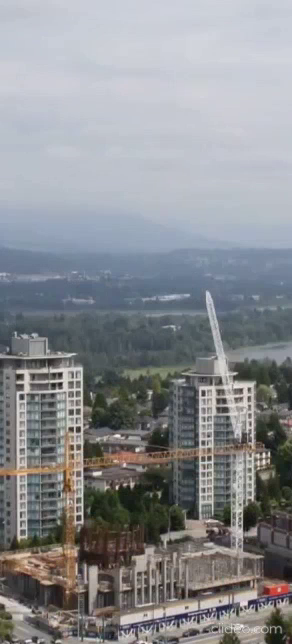
#> input picture frame 60 of video_building.mp4, 292 x 644 px
$ python 'Experiments1_morpho (changed threshold dynamically).py'   (older library calls are emulated)
#> lines starting #> are read from the running program, lines starting #| are printed output that depends on the picture; after the words box and inside, x2 and y2 are one past the last pixel; in counts of white or black regions, pixels touching at a corner belong together

# In[1]:
#   IMPORTING LIBRARIES
import numpy as np
import cv2
import time
from matplotlib import pyplot as plt
import os
from cv2.ximgproc import guidedFilter
from cv2.ximgproc import l0Smooth
import math

# In[2]:
#   INITIALIZING VARIABLES
DEBUG = False
color = (255,0,0)
count = 0
path = "HoughLines/"
canny_th_1 = 297
canny_th_2 = 327
canny_aperture_size = 3
GB_channel_size = 3
is_polygon = 0
#Houghlines_1 parameters
rho1 = 10
th1 = 1
minLineLength1 = 25
maxLineGap1 = 1
Thetares1 = (math.pi)/2

#Houghlines_2 parameters
rho2 = 10
th2 = 1
minLineLength2 = 1
maxLineGap2 = 1
Thetares2 = (math.pi)/2


pts1 = [ [190,0],
        [195,475],
        [292,500],
        [292,0]     ]
pts2 = [ [0,0],
        [40,0],
        [40,500],
        [0,500]     ]

# In[3]:
#   DEFINING FUNCTIONS
def my_polygon(img,pts):
    line_type = 8
    ppt = np.array(pts, np.int32)
    ppt = ppt.reshape((-1, 1, 2))
    img = cv2.fillPoly(img, [ppt], (0, 0, 0), line_type)
    return img

def Gabor_filtering(gray, ksize=111, sigma=10, gamma=1.2, lamda=10, phi=0, theta=0):
    kernel = cv2.getGaborKernel((ksize, ksize), sigma, theta, lamda, gamma, phi, ktype=cv2.CV_32F)
    # filtering
    out = cv2.filter2D(gray, cv2.CV_8UC3, kernel)
    out = np.clip(out, 0, 255)
    out = out.astype(np.uint8)
    return out

# Use 6 Gabor filters with different angles to perform feature extraction on the image
def Gabor_process(img):
    # get shape
    H, W, _ = img.shape
    # gray scale
    gray = cv2.cvtColor(img, cv2.COLOR_BGR2GRAY).astype(np.float32)
    # define angle
    As = [0, 1*np.pi/2]
    # prepare pyplot
    plt.subplots_adjust(left=0, right=1, top=1, bottom=0, hspace=0, wspace=0.2)
    out = np.zeros([H, W], dtype=np.float32)
    # each angle
    for i, A in enumerate(As):
        # gabor filtering
        _out = Gabor_filtering(gray, ksize=11, sigma=1.5, gamma=1.2, lamda=3, theta=A)
        # add gabor filtered image
        out += _out
    # scale normalization
    out = out / out.max() * 255
    out = out.astype(np.uint8)
    return out
def nothing(x):
    pass

# In[4]:
#   MAIN CODE
cap = cv2.VideoCapture("video_building.mp4")
cv2.namedWindow('Final_Frame')

#Create two sliders to control parameters respectively.
cv2.createTrackbar('is_polygon','Final_Frame',is_polygon,1,nothing) #canny lower threshold

cv2.createTrackbar('canny_th_lower','Final_Frame',canny_th_1,1000,nothing) #canny lower threshold
cv2.createTrackbar('canny_th_upper','Final_Frame',canny_th_2,1000,nothing) #canny upper threshold
cv2.createTrackbar('canny_aperture_size','Final_Frame',canny_aperture_size,7,nothing) #canny upper threshold

cv2.createTrackbar('Hough_rho_1','Final_Frame',rho1,50,nothing)
cv2.createTrackbar('Hough_1_th','Final_Frame',th1,100,nothing)
cv2.createTrackbar('minLineLength1','Final_Frame',minLineLength1,100,nothing)
cv2.createTrackbar('maxLineGap1','Final_Frame',maxLineGap1,100,nothing)

cv2.createTrackbar('Hough_rho_2','Final_Frame',rho2,50,nothing)
cv2.createTrackbar('Hough_2_th','Final_Frame',th2,100,nothing)
cv2.createTrackbar('minLineLength2','Final_Frame',minLineLength2,100,nothing)
cv2.createTrackbar('maxLineGap2','Final_Frame',maxLineGap2,100,nothing)

# reads frames from a camera
suc, img = cap.read()
#> img is the input picture: shape (644, 292, 3); mean B, G, R 144.2, 140.4, 138.3
if suc==False:
    print("No frame!!!")
    exit()
w,h,c = img.shape
#> w = 644; h = 292; c = 3
blank0 = np.zeros((w, h, c), dtype = "uint8")
Progress = blank0.copy()
r,g,b = 0,0,0
clahe = cv2.createCLAHE(clipLimit=2.0, tileGridSize=(8,8))
while True:
#Changing color
    if(b<255):
        b+=20
    if(b>=255):
        b=0
        if(g<255):
            g+=20
        if(g>=255):
            g=0
            if(r<255):
                r+=20
            if(r>=255):
                r=0
    suc, img = cap.read()
    if suc == False:
        break
    while True:
        guidelines_for_Hough2 = np.zeros((w, h),dtype = "uint8")
        #taking parameters from Trackbar.
        canny_th_1 = cv2.getTrackbarPos('canny_th_lower','Final_Frame')
        canny_th_2 = cv2.getTrackbarPos('canny_th_upper','Final_Frame')
        is_polygon = cv2.getTrackbarPos('is_polygon','Final_Frame')

        canny_aperture_size = cv2.getTrackbarPos('canny_aperture_size','Final_Frame')
        Hough_rho_1= cv2.getTrackbarPos('Hough_rho_1','Final_Frame')
        Hough_rho_2= cv2.getTrackbarPos('Hough_rho_2','Final_Frame')
        Hough_1_th = cv2.getTrackbarPos('Hough_1_th','Final_Frame')
        Hough_2_th = cv2.getTrackbarPos('Hough_2_th','Final_Frame')
        minLineLength1 = cv2.getTrackbarPos('minLineLength1','Final_Frame')
        minLineLength2 = cv2.getTrackbarPos('minLineLength2','Final_Frame')
        maxLineGap1 = cv2.getTrackbarPos('maxLineGap1','Final_Frame')
        maxLineGap2 = cv2.getTrackbarPos('maxLineGap2','Final_Frame')


        #Prevanting variables from becoming equal to zero.
        canny_th_1 = max(1,canny_th_1)
        canny_th_2 = max(1,canny_th_2 )
        Hough_rho_1= max(1,Hough_rho_1 )
        Hough_rho_2= max(1, Hough_rho_2)
        Hough_1_th = max(1,Hough_1_th )
        Hough_2_th = max(1, Hough_2_th)
        minLineLength1 = max(1,minLineLength1 )
        minLineLength2 = max(1,minLineLength2 )
        maxLineGap1 = max(1,maxLineGap1)
        maxLineGap2 = max(1, maxLineGap2)
        canny_aperture_size = max(3,canny_aperture_size)

        is_polygon = bool(is_polygon)

        if(DEBUG):
            print(1)
        img0 = img.copy()
        dst_img = img.copy()
        frame1 = img.copy()
        gray = cv2.cvtColor(frame1, cv2.COLOR_BGR2GRAY)
        GB_channel = (GB_channel_size,GB_channel_size)
        blur = cv2.GaussianBlur(gray,GB_channel,0)

        if(DEBUG):
            print(2)
        #adpt hist
        if(DEBUG):
            print("type(blur):",(blur[0,0].dtype))
        if(DEBUG):
            print("blur.shape:",blur.shape)
        adpt_hist = clahe.apply(blur)
        if(DEBUG):
            print(3)
        #gabor filtering process
        img1 = frame1.astype(np.float32)
        out = Gabor_process(frame1)
        img_gb = cv2.add(out, gray)
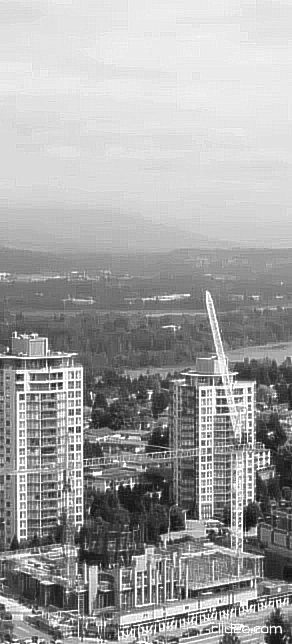
#> img_gb: shape (644, 292); min 15, max 255, mean 163.3
        if(DEBUG):
            print(4)
        #canny edge ditection,


        canny_kernal = (canny_aperture_size,canny_aperture_size)
        edges = cv2.Canny(img_gb,canny_th_1,canny_th_2,canny_kernal)
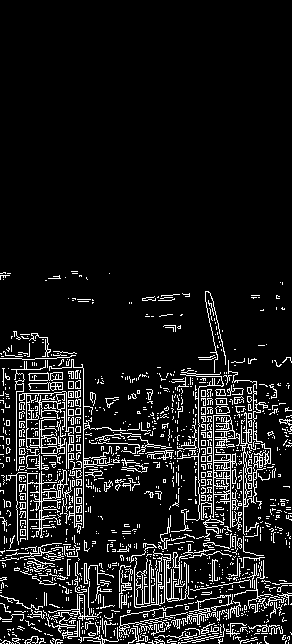
#> edges: shape (644, 292); 9.9% white in thin lines or dots, all inside (x1, y1, x2, y2) = (0, 271, 292, 644)
        if(is_polygon):
            edges = my_polygon(edges,pts1)
            edges = my_polygon(edges,pts2)
        if(DEBUG):
            print(5)

        #closing
        kernelSize = (2,2)
        kernel = cv2.getStructuringElement(cv2.MORPH_RECT, kernelSize)
        closing = cv2.morphologyEx(edges, cv2.MORPH_CLOSE, kernel)
#> closing: shape (644, 292); 13.9% white; 331 white regions (264 under 20 px), largest, box (x1, y1, x2, y2) and area: (0, 292, 292, 644) 13496, (0, 332, 175, 546) 7218, (0, 536, 81, 586) 1066
        if(DEBUG):
            print(6)
        #opening
        kernelSize = (2,2)
        kernel = cv2.getStructuringElement(cv2.MORPH_RECT, kernelSize)
        opening_edges = cv2.morphologyEx(closing, cv2.MORPH_OPEN, kernel)
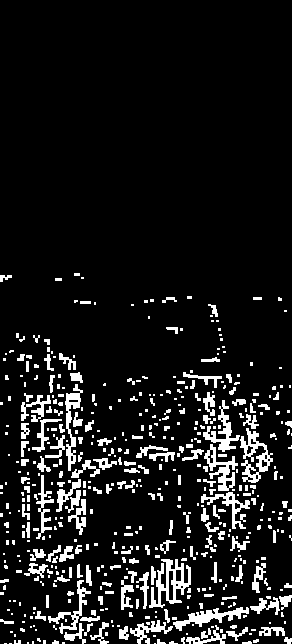
#> opening_edges: shape (644, 292); 10.1% white; 516 white regions (336 under 20 px), largest, box (x1, y1, x2, y2) and area: (149, 559, 191, 608) 857, (240, 428, 273, 483) 726, (173, 607, 249, 631) 614

        edges = closing
        if(DEBUG):
            print(7)
        lines = cv2.HoughLinesP(edges,Hough_rho_1,Thetares1,Hough_1_th,minLineLength1,maxLineGap1)
        Hough_img = blank0.copy()
        Hough_img1=blank0.copy()
        try:
            for line in lines:
                x1,y1,x2,y2 = line[0]
                cv2.line(img0,(x1,y1),(x2,y2),color,1)
                cv2.line(Hough_img,(x1,y1),(x2,y2),color,1)
                dynamic_color = (r,g,b)
                cv2.line(Progress,(x1,y1),(x2,y2),dynamic_color,1)
                cv2.line(guidelines_for_Hough2,(x1,y1),(x2,y2),1)
#> this loop made 3299 passes
#> (x1, y1, x2, y2) on passes 1 to 3: (125, 605, 125, 596), (211, 405, 211, 390), (215, 386, 215, 356)
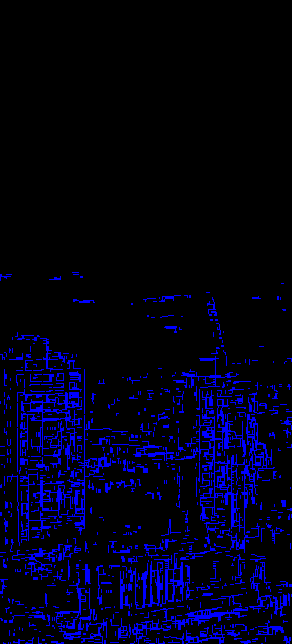
#> Hough_img: shape (644, 292, 3); mean B, G, R 23.6, 0, 0
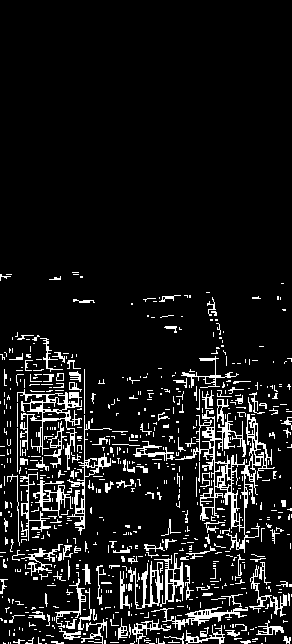
#> guidelines_for_Hough2: shape (644, 292); values 0 (black) and 1 (white), 9.2% white in thin lines or dots, all inside (x1, y1, x2, y2) = (0, 272, 292, 644)
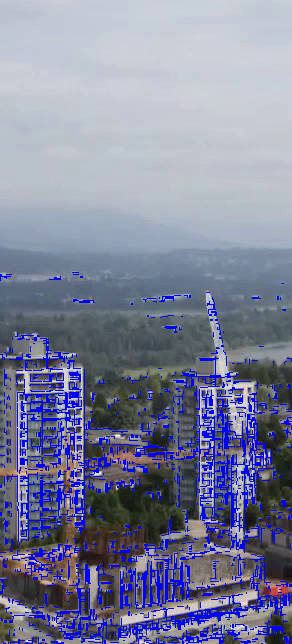
#> img0: shape (644, 292, 3); mean B, G, R 157.2, 129.2, 126
        except:
            continue

#        Second_close = cv2.morphologyEx(Hough_img, cv2.MORPH_CLOSE, kernel)
#        cv2.imshow("Second_close",Second_close)
#        lines = cv2.HoughLinesP(guidelines_for_Hough2,Hough_rho_2,Thetares2,Hough_2_th,minLineLength2,maxLineGap2)

        try:
            for line in lines:
                x1,y1,x2,y2 = line[0]
                cv2.line(Hough_img1,(x1,y1),(x2,y2),color,1)
        except:
            continue

        closing = cv2.bitwise_and(dst_img, dst_img, mask=closing)
#> closing: shape (644, 292, 3)
        if(DEBUG):
            print(8)
            print("img.shape:",img1[0,0,0].dtype)
            print("Hough_img.shape",Hough_img[0,0,0].dtype)
            print("img0.shape",img0[0,0,0].dtype)
            print("closing.shape",closing[0,0,0].dtype)

        final_img = cv2.hconcat([dst_img,closing,Hough_img, img0,Progress, Hough_img1])
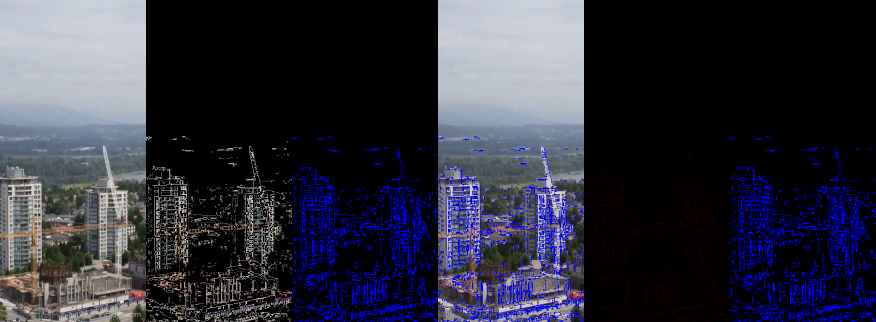
#> final_img: shape (644, 1752, 3) (shown at 1/2 size); mean B, G, R 60.8, 47.7, 47.1
        cv2.imshow('Final_Frame', final_img)

        if cv2.waitKey(1)==ord('c'):
#> (key q is pressed here)
            break
    if cv2.waitKey(0)==ord('q'):
        break
#     cv2.imwrite(path+str(count)+".png",img0)
    count+=1
cap.release()
cv2.destroyAllWindows()

$ run again, starting later in the video
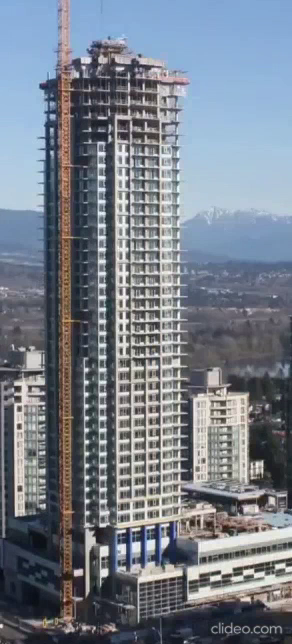
#> input picture frame 481 of video_building.mp4, 292 x 644 px
#> img is the input picture: shape (644, 292, 3); mean B, G, R 136.9, 125.8, 118
#> `edges = cv2.Canny(img_gb,canny_th_1,canny_th_2,canny_kernal)`:
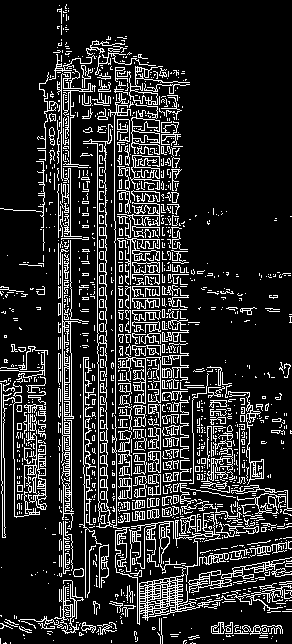
#> edges: shape (644, 292); 16.2% white in thin lines or dots
#> opening_edges: shape (644, 292); 16.7% white; 814 white regions (422 under 20 px), largest, box (x1, y1, x2, y2) and area: (60, 353, 76, 516) 1638, (139, 578, 198, 626) 1376, (60, 156, 91, 304) 1270
#> the loop `for line in lines:` made 5143 passes
#> (x1, y1, x2, y2) on passes 1 to 3: (126, 176, 126, 168), (204, 600, 204, 598), (150, 425, 150, 424)
#> `final_img = cv2.hconcat([dst_img,closing,Hough_img, img0,Progress, Hou..`:
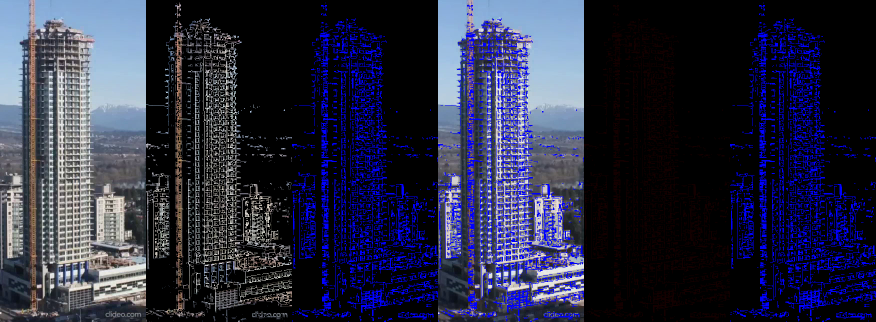
#> final_img: shape (644, 1752, 3) (shown at 1/2 size); mean B, G, R 66.4, 43.5, 41.5
